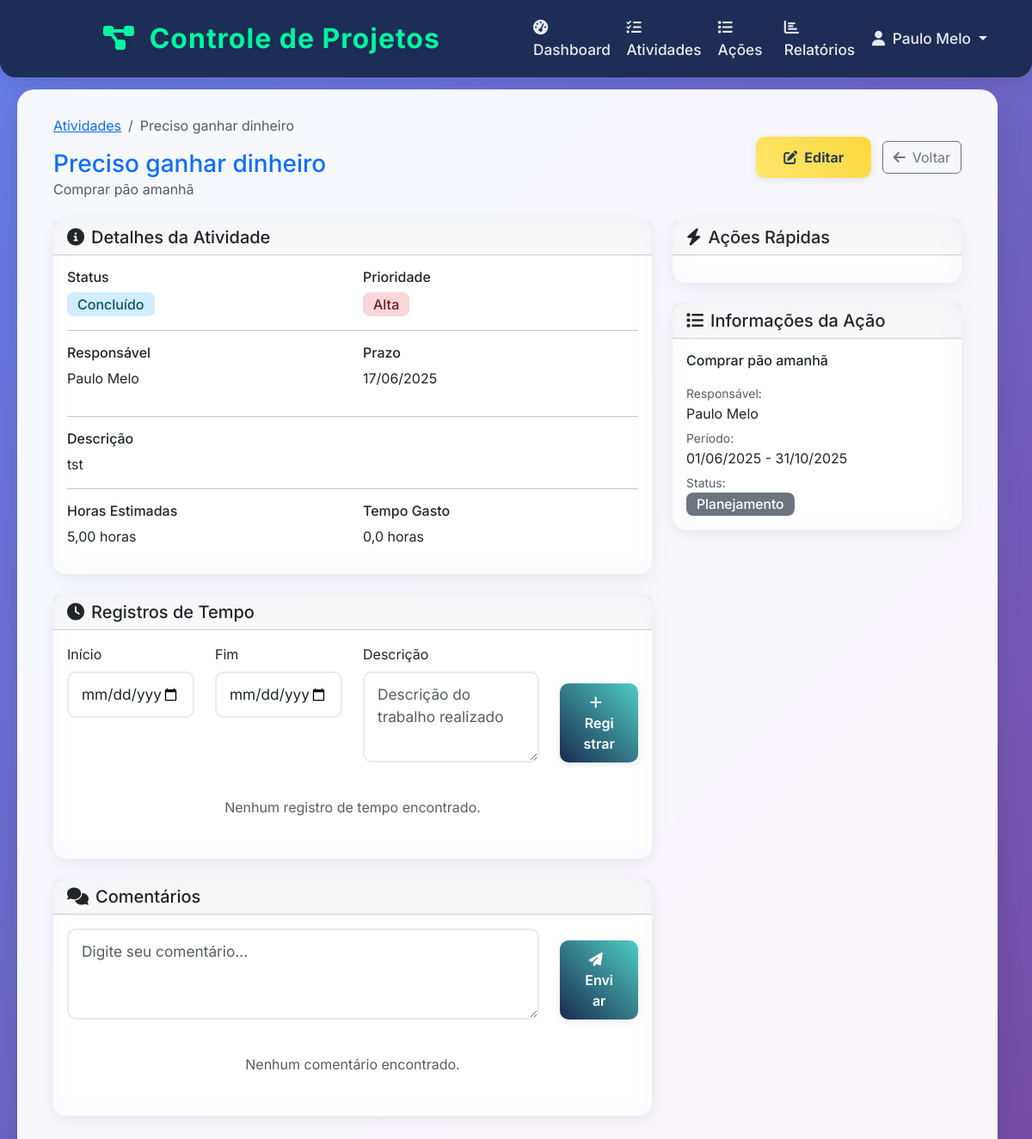
Before: /activities/1/ (signed in) with the older database file.
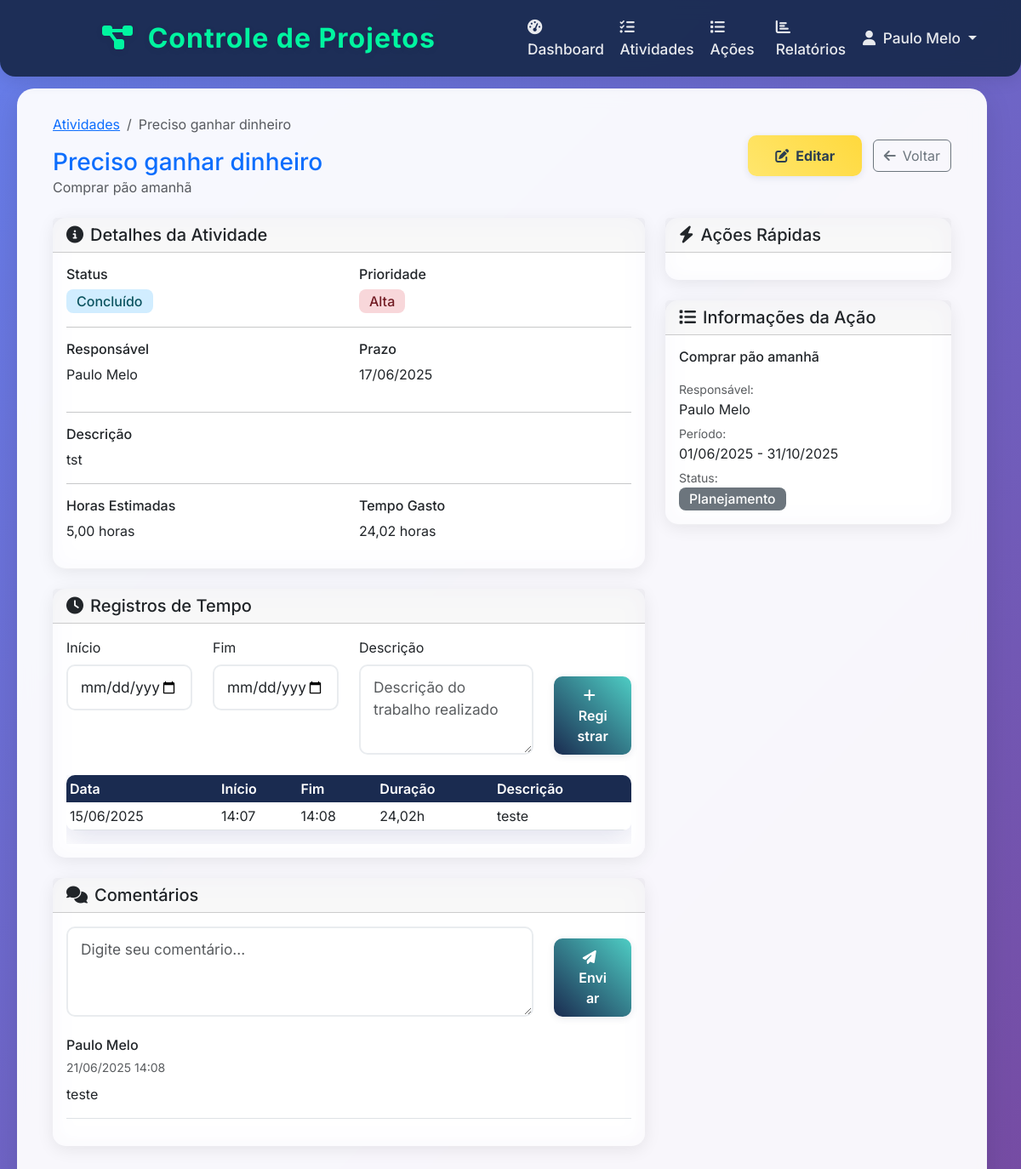
After: the same page with the newer database file.
### activities/models.py (models this page shows, shortened)
class Activity(models.Model):
    STATUS_CHOICES = [
        ('not_started', 'Não Iniciado'),
        ('in_progress', 'Em Andamento'),
        ('completed', 'Concluído'),
        ('paused', 'Pausado'),
    ]
    PRIORITY_CHOICES = [
        ('low', 'Baixa'),
        ('medium', 'Média'),
        ('high', 'Alta'),
        ('urgent', 'Urgente'),
    ]
    name = models.CharField(max_length=200, verbose_name="Nome da Atividade")
    description = models.TextField(blank=True, null=True, verbose_name="Descrição")
    action = models.ForeignKey(
        Action,
        on_delete=models.CASCADE,
        related_name='activities',
        verbose_name="Ação"
    )
    assigned_to = models.ForeignKey(
        Worker,
        on_delete=models.PROTECT,
        related_name='assigned_activities',
        verbose_name="Atribuído para"
    )
    status = models.CharField(
        max_length=20,
        choices=STATUS_CHOICES,
        default='not_started',
        verbose_name="Status"
    )
    priority = models.CharField(
        max_length=20,
        choices=PRIORITY_CHOICES,
        default='medium',
        verbose_name="Prioridade"
    )
    deadline = models.DateField(verbose_name="Prazo")
    estimated_hours = models.DecimalField(
        max_digits=6,
        decimal_places=2,
        blank=True,
        null=True,
        verbose_name="Horas Estimadas"
    )
    created_at = models.DateTimeField(auto_now_add=True, verbose_name="Data de Criação")
    updated_at = models.DateTimeField(auto_now=True, verbose_name="Última Atualização")
    class Meta:
        verbose_name = "Atividade"
        verbose_name_plural = "Atividades"
        ordering = ['-created_at']
    @property
    def is_overdue(self):
        return self.deadline < timezone.now().date() and self.status != 'completed'
    @property
    def total_time_spent(self):
        time_entries = self.time_entries.all()
        total_minutes = sum(
            (entry.end_time - entry.start_time).total_seconds() / 60
            for entry in time_entries
            if entry.end_time
        )
        return round(total_minutes / 60, 2)  # Retorna em horas

class Action(models.Model):
    name = models.CharField(max_length=200, verbose_name="Nome da Ação")
    description = models.TextField(blank=True, null=True, verbose_name="Descrição")
    owner = models.ForeignKey(
        Worker,
        on_delete=models.PROTECT,
        related_name='owned_actions',
        verbose_name="Responsável"
    )
    start_date = models.DateField(verbose_name="Data de Início")
    end_date = models.DateField(verbose_name="Data de Término")
    budget = models.DecimalField(
        max_digits=12,
        decimal_places=2,
        blank=True,
        null=True,
        verbose_name="Orçamento"
    )
    status = models.CharField(
        max_length=20,
        choices=[
            ('planning', 'Planejamento'),
            ('in_progress', 'Em Andamento'),
            ('completed', 'Concluído'),
            ('cancelled', 'Cancelado'),
        ],
        default='planning',
        verbose_name="Status"
    )
    created_at = models.DateTimeField(auto_now_add=True, verbose_name="Data de Criação")
    updated_at = models.DateTimeField(auto_now=True, verbose_name="Última Atualização")
    class Meta:
        verbose_name = "Ação"
        verbose_name_plural = "Ações"
        ordering = ['-created_at']

class Worker(models.Model):
    LEVEL_CHOICES = [
        ('admin', 'Administrador'),
        ('manager', 'Gerente'),
        ('collaborator', 'Colaborador'),
    ]
    user = models.OneToOneField(User, on_delete=models.CASCADE, verbose_name="Usuário")
    level = models.CharField(
        max_length=20,
        choices=LEVEL_CHOICES,
        default='collaborator',
        verbose_name="Nível"
    )
    department = models.CharField(max_length=100, verbose_name="Departamento")
    phone = models.CharField(max_length=20, blank=True, null=True, verbose_name="Telefone")
    created_at = models.DateTimeField(auto_now_add=True, verbose_name="Data de Criação")
    updated_at = models.DateTimeField(auto_now=True, verbose_name="Última Atualização")
    class Meta:
        verbose_name = "Trabalhador"
        verbose_name_plural = "Trabalhadores"
        ordering = ['user__first_name', 'user__last_name']
    @property
    def full_name(self):
        return self.user.get_full_name()

class TimeEntry(models.Model):
    activity = models.ForeignKey(
        Activity,
        on_delete=models.CASCADE,
        related_name='time_entries',
        verbose_name="Atividade"
    )
    worker = models.ForeignKey(
        Worker,
        on_delete=models.PROTECT,
        verbose_name="Trabalhador"
    )
    start_time = models.DateTimeField(verbose_name="Hora de Início")
    end_time = models.DateTimeField(
        blank=True,
        null=True,
        verbose_name="Hora de Término"
    )
    description = models.TextField(verbose_name="Descrição do Trabalho")
    created_at = models.DateTimeField(auto_now_add=True, verbose_name="Data de Criação")
    class Meta:
        verbose_name = "Registro de Tempo"
        verbose_name_plural = "Registros de Tempo"
        ordering = ['-start_time']
    @property
    def duration_hours(self):
        if self.end_time:
            duration = self.end_time - self.start_time
            return round(duration.total_seconds() / 3600, 2)
        return 0

class Comment(models.Model):
    activity = models.ForeignKey(
        Activity,
        on_delete=models.CASCADE,
        related_name='comments',
        verbose_name="Atividade"
    )
    worker = models.ForeignKey(
        Worker,
        on_delete=models.CASCADE,
        verbose_name="Trabalhador"
    )
    content = models.TextField(verbose_name="Comentário")
    created_at = models.DateTimeField(auto_now_add=True, verbose_name="Data de Criação")
    class Meta:
        verbose_name = "Comentário"
        verbose_name_plural = "Comentários"
        ordering = ['-created_at']

### activities/views.py (the view)
# urls.py: path('<int:pk>/', views.activity_detail, name='activity_detail'),
@login_required
def activity_detail(request, pk):
    activity = get_object_or_404(Activity, pk=pk)
    try:
        worker = request.user.worker
        if activity.assigned_to != worker and worker.level not in ['admin', 'manager']:
            messages.error(request, 'Você não tem permissão para visualizar esta atividade.')
            return redirect('activities:activity_list')
    except Worker.DoesNotExist:
        messages.warning(request, 'Complete seu perfil primeiro.')
        return redirect('accounts:complete_profile')
    if request.method == 'POST':
        time_form = TimeEntryForm(request.POST)
        comment_form = CommentForm(request.POST)
        if time_form.is_valid():
            time_entry = time_form.save(commit=False)
            time_entry.activity = activity
            time_entry.worker = worker
            time_entry.save()
            messages.success(request, 'Tempo registrado com sucesso!')
            return redirect('activities:activity_detail', pk=pk)
        if comment_form.is_valid():
            comment = comment_form.save(commit=False)
            comment.activity = activity
            comment.worker = worker
            comment.save()
            messages.success(request, 'Comentário adicionado com sucesso!')
            return redirect('activities:activity_detail', pk=pk)
    else:
        time_form = TimeEntryForm()
        comment_form = CommentForm()
    context = {
        'activity': activity,
        'time_form': time_form,
        'comment_form': comment_form,
        'time_entries': activity.time_entries.all().order_by('-start_time'),
        'comments': activity.comments.all().order_by('-created_at'),
    }
    return render(request, 'activities/activity_detail.html', context)

### activities/forms.py
class TimeEntryForm(forms.ModelForm):
    class Meta:
        model = TimeEntry
        fields = ['start_time', 'end_time', 'description']
        widgets = {
            'start_time': forms.DateTimeInput(attrs={'class': 'form-control', 'type': 'datetime-local'}),
            'end_time': forms.DateTimeInput(attrs={'class': 'form-control', 'type': 'datetime-local'}),
            'description': forms.Textarea(attrs={'class': 'form-control', 'rows': 3, 'placeholder': 'Descrição do trabalho realizado'}),
        }

class CommentForm(forms.ModelForm):
    class Meta:
        model = Comment
        fields = ['content']
        widgets = {
            'content': forms.Textarea(attrs={'class': 'form-control', 'rows': 3, 'placeholder': 'Digite seu comentário...'}),
        }

### templates/activities/activity_detail.html (shortened to what the changed rows need)
{% extends 'base.html' %}
{% block content %}
<div class="container-fluid">
    <div class="row mb-4">
        <div class="col-12">
            <div class="d-flex justify-content-between align-items-center">
                <div>
                    <nav aria-label="breadcrumb">
                        <ol class="breadcrumb">
                            <li class="breadcrumb-item"><a href="{% url 'activities:activity_list' %}">Atividades</a></li>
                            <li class="breadcrumb-item active">{{ activity.name }}</li>
                        </ol>
                    </nav>
                    <h1 class="h3 mb-0 text-primary">{{ activity.name }}</h1>
                    <p class="text-muted mb-0">{{ activity.action.name }}</p>
                </div>
            </div>
        </div>
    </div>
    <div class="row">
        <div class="col-lg-8">
            <div class="card mb-4">
                <div class="card-body">
                    <div class="row">
                        <div class="col-md-6">
                            <h6>Status</h6>
                            <span class="badge status-{{ activity.status }} fs-6">
                                {{ activity.get_status_display }}
                            </span>
                        </div>
                        <div class="col-md-6">
                            <h6>Prioridade</h6>
                            <span class="badge priority-{{ activity.priority }} fs-6">
                                {{ activity.get_priority_display }}
                            </span>
                        </div>
                    </div>
                    <div class="row">
                        <div class="col-md-6">
                            <h6>Responsável</h6>
                            <p>{{ activity.assigned_to.full_name }}</p>
                        </div>
                        <div class="col-md-6">
                            <h6>Prazo</h6>
                            <p class="{% if activity.is_overdue %}text-danger fw-bold{% endif %}">
                                {{ activity.deadline|date:"d/m/Y" }}
                            </p>
                        </div>
                    </div>
                    {% if activity.description %}
                    <hr>
                    <div>
                        <h6>Descrição</h6>
                        <p>{{ activity.description }}</p>
                    </div>
                    {% endif %}
                    {% if activity.estimated_hours %}
                    <hr>
                    <div class="row">
                        <div class="col-md-6">
                            <h6>Horas Estimadas</h6>
                            <p>{{ activity.estimated_hours }} horas</p>
                        </div>
                        <div class="col-md-6">
                            <h6>Tempo Gasto</h6>
                            <p>{{ activity.total_time_spent }} horas</p>
                        </div>
                    </div>
                    {% endif %}
                </div>
            </div>
            <div class="card mb-4">
                <div class="card-body">
                    <form method="post" class="mb-4">
                        <div class="row">
                        </div>
                    </form>
                    {% if time_entries %}
                        <div class="table-responsive">
                            <table class="table table-sm">
                                <thead>
                                    <tr>
                                        <th>Data</th>
                                        <th>Início</th>
                                        <th>Fim</th>
                                        <th>Duração</th>
                                        <th>Descrição</th>
                                    </tr>
                                </thead>
                                <tbody>
                                    {% for entry in time_entries %}
                                    <tr>
                                        <td>{{ entry.start_time|date:"d/m/Y" }}</td>
                                        <td>{{ entry.start_time|time:"H:i" }}</td>
                                        <td>{{ entry.end_time|time:"H:i"|default:"--" }}</td>
                                        <td>{{ entry.duration_hours }}h</td>
                                        <td>{{ entry.description|truncatechars:50 }}</td>
                                    </tr>
                                    {% endfor %}
                                </tbody>
                            </table>
                        </div>
                    {% else %}
                        <p class="text-muted text-center py-3">Nenhum registro de tempo encontrado.</p>
                    {% endif %}
                </div>
            </div>
            <div class="card">
                <div class="card-body">
                    <form method="post" class="mb-4">
                        <div class="row">
                        </div>
                    </form>
                    {% if comments %}
                        <div class="comments-list">
                            {% for comment in comments %}
                            <div class="comment-item border-bottom pb-3 mb-3">
                                <div class="d-flex justify-content-between align-items-start">
                                    <div>
                                        <h6 class="mb-1">{{ comment.worker.full_name }}</h6>
                                        <small class="text-muted">{{ comment.created_at|date:"d/m/Y H:i" }}</small>
                                    </div>
                                </div>
                                <p class="mb-0 mt-2">{{ comment.content }}</p>
                            </div>
                            {% endfor %}
                        </div>
                    {% else %}
                        <p class="text-muted text-center py-3">Nenhum comentário encontrado.</p>
                    {% endif %}
                </div>
            </div>
        </div>
        <div class="col-lg-4">
            <div class="card">
                <div class="card-body">
                    <h6>{{ activity.action.name }}</h6>
                    <div class="mt-3">
                        <small class="text-muted">Responsável:</small>
                        <p class="mb-1">{{ activity.action.owner.full_name }}</p>
                        <small class="text-muted">Período:</small>
                        <p class="mb-1">{{ activity.action.start_date|date:"d/m/Y" }} - {{ activity.action.end_date|date:"d/m/Y" }}</p>
                        <small class="text-muted">Status:</small>
                        <p class="mb-0">
                            <span class="badge bg-{% if activity.action.status == 'completed' %}success{% elif activity.action.status == 'in_progress' %}warning{% else %}secondary{% endif %}">
                                {{ activity.action.get_status_display }}
                            </span>
                        </p>
                    </div>
                </div>
            </div>
        </div>
    </div>
</div>
{% endblock %}

Changed rows visible on the page:
computed for Activity "Preciso ganhar dinheiro": total_time_spent "0,0" → "24,02"
added TimeEntry: start_time "15/06/2025", start_time "14:07", end_time "14:08", duration_hours "24,02", description "teste"
added Comment: worker.full_name "Paulo Melo", created_at "21/06/2025 14:08", content "teste"
Other visible differences:
text no longer shown: "Nenhum registro de tempo encontrado. Nenhum comentário encontrado."
text now shown: "Data Início Fim Duração Descrição"
